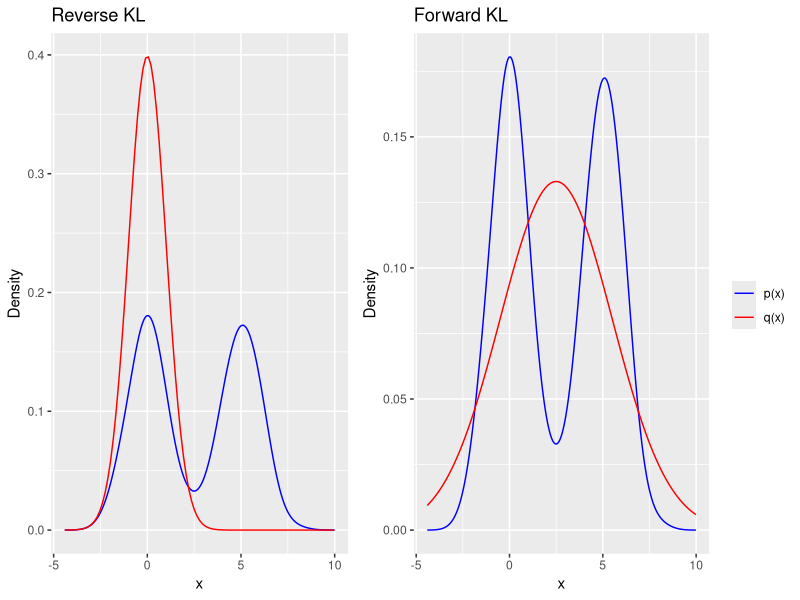
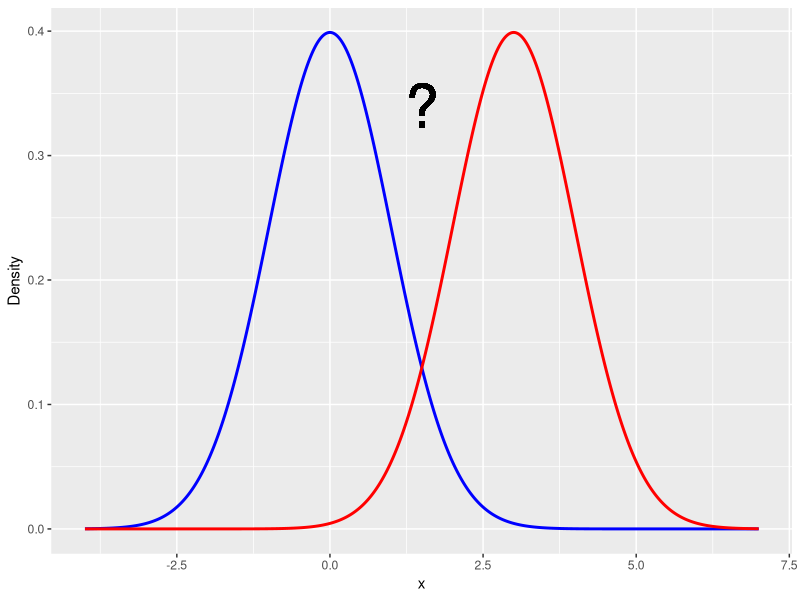

These charts were generated, in order, by the following R code:
library(ggplot2)
library(MASS)     
library(gridExtra)

########## CREATE NORMAL DISTRIBUTIONS

  
set.seed(123)

x <- seq(-4, 7, length.out = 1000)
normal_density1 <- dnorm(x, 0, 1)
normal_density2 <- dnorm(x, 3, 1)
data <- data.frame(x = x, NormalDensity1 = normal_density1, NormalDensity2 = normal_density2)
p = ggplot(data, aes(x = x)) +
    geom_line(aes(y = NormalDensity1), color = "blue", size = 1) +
    geom_line(aes(y = NormalDensity2), color = "red", size = 1) +
    labs(x = "x",
         y = "Density") +
    geom_text(aes(x = 1.5, y = 0.34, label = "?"), color = "black", size = 15)

ggsave("../figure/normal_distributions.png", plot = p, width = 7, height = 3)



# Generate samples from both distributions

samples1 <- rnorm(1000, 0, 1)
samples2 <- rnorm(1000, 5, 1)

# Combine samples to form a Gaussian mixture
mixture_samples <- c(samples1, samples2)

data <- data.frame(value = mixture_samples)

# Use density function to estimate the density of the mixture
density_data <- density(mixture_samples, bw = "nrd0")
density_df <- data.frame(value = density_data$x, density = density_data$y)

# Plotting the density using ggplot2
p1 = ggplot(density_df, aes(x = value, y = density)) +
       geom_line(color = "blue") +
       labs(title = "Reverse KL",
       x = "x",
       y = "Density") +
       stat_function(fun = dnorm, args = list(mean = 0, sd = 1), color = "red")


p2 <- ggplot(density_df, aes(x = value, y = density)) +
  geom_line(aes(color = "p(x)")) + 
  labs(title = "Forward KL",
       x = "x",
       y = "Density") +
  stat_function(fun = dnorm, args = list(mean = 2.5, sd = 3), aes(color = "q(x)")) + 
  scale_color_manual(name = "", values = c("p(x)" = "blue", "q(x)" = "red")) +  
  theme(legend.position = "right") 

plot = grid.arrange(p1, p2, ncol = 2, widths = c(1, 1.25))
ggsave("../figure/kl_fitting_plot.png", plot =plot, width = 8, height = 3)
